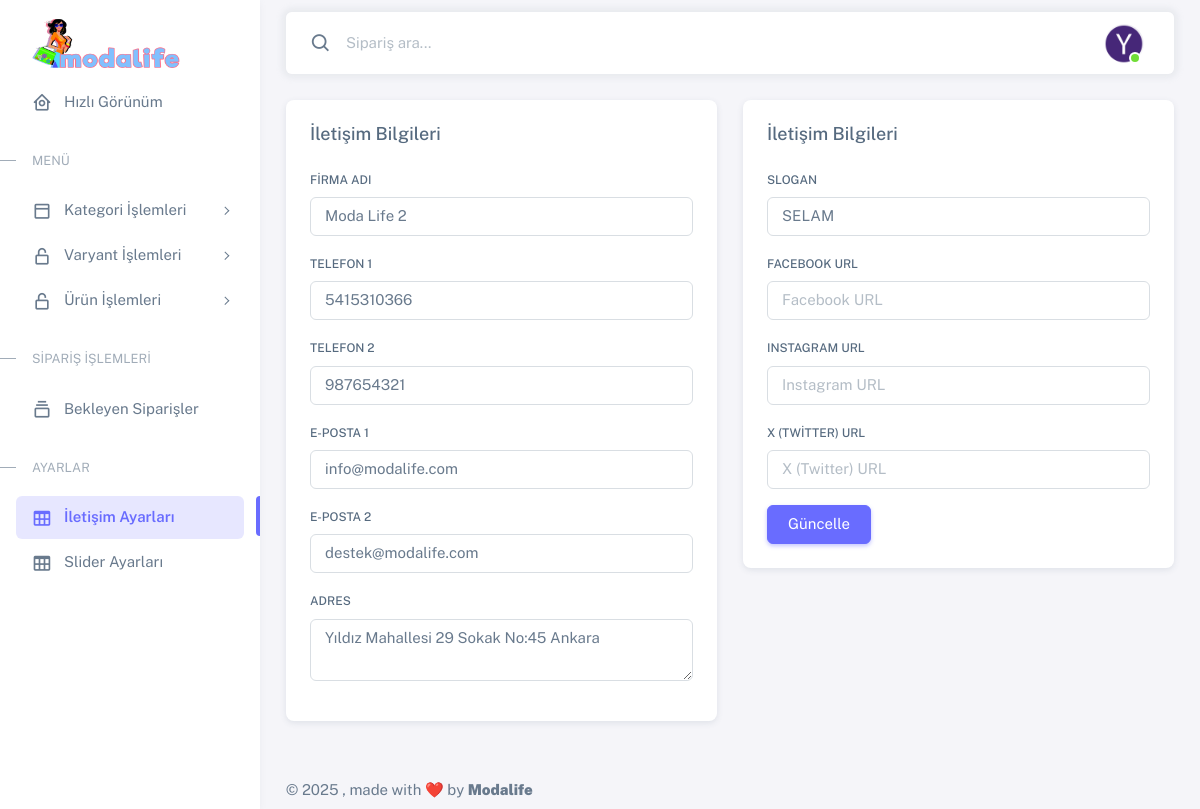
Page /eticaret/admin/iletisim-ayarlari.php on the committed database.
### tables this page shows
CREATE TABLE IF NOT EXISTS `firma_bilgileri` (
  `KAYIT_ID` int(11) NOT NULL AUTO_INCREMENT,
  `FIRMA_ADI` varchar(100) DEFAULT NULL,
  `FIRMA_TELEFON1` varchar(50) DEFAULT NULL,
  `FIRMA_TELEFON2` varchar(50) DEFAULT NULL,
  `FIRMA_EPOSTA1` varchar(50) DEFAULT NULL,
  `FIRMA_EPOSTA2` varchar(50) DEFAULT NULL,
  `SLOGAN` varchar(100) DEFAULT NULL,
  `FACEBOOK` varchar(100) DEFAULT NULL,
  `INSTAGRAM` varchar(100) DEFAULT NULL,
  `X` varchar(100) DEFAULT NULL,
  `LOGO` varchar(50) DEFAULT NULL,
  `ADRES` varchar(500) DEFAULT NULL,
  PRIMARY KEY (`KAYIT_ID`)
);

### eticaret/admin/iletisim-ayarlari.php (the view, shortened to what this page needs)
<?php
include 'assets/fonk/mysql.php';
try {
  $stmt = $conn->prepare("SELECT * FROM firma_bilgileri");
  $stmt->execute();
  $firmaBilgileri = $stmt->fetch(PDO::FETCH_ASSOC);
} catch (PDOException $e) {
  echo "Veritabanı hatası: " . $e->getMessage();
}
?>
<!DOCTYPE html>
<html lang="tr" class="light-style layout-menu-fixed" dir="ltr"
data-theme="theme-default" data-assets-path="assets/" data-template="vertical-menu-template-free">
<?php include 'view/head.php'; ?>
<body>
  <div class="layout-wrapper layout-content-navbar">
    <div class="layout-container">
      <?php include 'view/solmenu.php'; ?>
      <div class="layout-page">
        <?php include 'view/ustmenu.php'; ?>
        <div class="content-wrapper">
          <div class="container-fluid flex-grow-1 container-p-y">
            <div class="col-lg-12 col-md-4 order-1">
              <div class="row">
                <div class="col-xl">
                  <div class="card mb-4">
                    <div class="card-header d-flex justify-content-between align-items-center">
                      <h5 class="mb-0">İletişim Bilgileri</h5>
                    </div>
                    <div class="card-body">
                      <form>
                        <div class="mb-3">
                          <label class="form-label" for="basic-default-fullname">Firma Adı</label>
                          <input type="text" class="form-control" id="basic-default-fullname" name="firma_adi" placeholder="Firma Adı" value="<?php echo htmlspecialchars($firmaBilgileri['FIRMA_ADI']); ?>">
                        </div>
                        <div class="mb-3">
                          <label class="form-label" for="basic-default-fullname">Telefon 1</label>
                          <input type="text" class="form-control" id="basic-default-fullname" name="telefon_1" placeholder="Telefon 1" value="<?php echo htmlspecialchars($firmaBilgileri['FIRMA_TELEFON1']); ?>">
                        </div>
                        <div class="mb-3">
                          <label class="form-label" for="basic-default-fullname">Telefon 2</label>
                          <input type="text" class="form-control" id="basic-default-fullname" name="telefon_2" placeholder="Telefon 2" value="<?php echo htmlspecialchars($firmaBilgileri['FIRMA_TELEFON2']); ?>">
                        </div>
                        <div class="mb-3">
                          <label class="form-label" for="basic-default-fullname">E-Posta 1</label>
                          <input type="text" class="form-control" id="basic-default-fullname" name="eposta_1" placeholder="E-Posta 1" value="<?php echo htmlspecialchars($firmaBilgileri['FIRMA_EPOSTA1']); ?>">
                        </div>
                        <div class="mb-3">
                          <label class="form-label" for="basic-default-fullname">E-Posta 2</label>
                          <input type="text" class="form-control" id="basic-default-fullname" name="eposta_2" placeholder="E-Posta 2" value="<?php echo htmlspecialchars($firmaBilgileri['FIRMA_EPOSTA2']); ?>">
                        </div>
                        <div class="mb-3">
                          <label for="exampleFormControlTextarea1" class="form-label">Adres</label>
                          <textarea class="form-control" id="exampleFormControlTextarea1" name="adres" rows="2"><?php echo htmlspecialchars($firmaBilgileri['ADRES']); ?></textarea>
                        </div>
                      </div>
                    </div>
                  </div>
                  <div class="col-xl">
                    <div class="card mb-4">
                      <div class="card-header d-flex justify-content-between align-items-center">
                        <h5 class="mb-0">İletişim Bilgileri</h5>
                      </div>
                      <div class="card-body">
                        <div class="mb-3">
                          <label class="form-label" for="basic-default-fullname">Slogan</label>
                          <input type="text" class="form-control" id="basic-default-fullname" name="slogan" placeholder="Slogan" value="<?php echo htmlspecialchars($firmaBilgileri['SLOGAN']); ?>">
                        </div>
                        <div class="mb-3">
                          <label class="form-label" for="basic-default-fullname">Facebook URL</label>
                          <input type="text" class="form-control" id="basic-default-fullname" name="facebook_url" placeholder="Facebook URL" value="<?php echo htmlspecialchars($firmaBilgileri['FACEBOOK']); ?>">
                        </div>
                        <div class="mb-3">
                          <label class="form-label" for="basic-default-fullname">Instagram URL</label>
                          <input type="text" class="form-control" id="basic-default-fullname" name="instagram_url" placeholder="Instagram URL" value="<?php echo htmlspecialchars($firmaBilgileri['INSTAGRAM']); ?>">
                        </div>
                        <div class="mb-3">
                          <label class="form-label" for="basic-default-fullname">X (Twitter) URL</label>
                          <input type="text" class="form-control" id="basic-default-fullname" name="twitter_url" placeholder="X (Twitter) URL" value="<?php echo htmlspecialchars($firmaBilgileri['X']); ?>">
                        </div>
                      <button type="submit" class="btn btn-primary">Güncelle</button>
                  </div>
                </div>
              </div>
            </div>
          </div>
        </div>
        <?php include 'view/footer.php'; ?>
      </div>
    </div>
  </div>
</div>
<div class="toast-container position-fixed bottom-0 end-0 p-3" style="z-index: 11">
</div>
<div class="toast-container position-fixed bottom-0 end-0 p-3" style="z-index: 11">
</div>
</body>
</html>

### rows in the picture
firma_bilgileri: firma_adi "Moda Life 2", telefon_1 "5415310366", telefon_2 "987654321", eposta_1 "info@modalife.com", eposta_2 "destek@modalife.com", adres "Yıldız Mahallesi 29 Sokak No:45 Ankara", slogan "SELAM"
